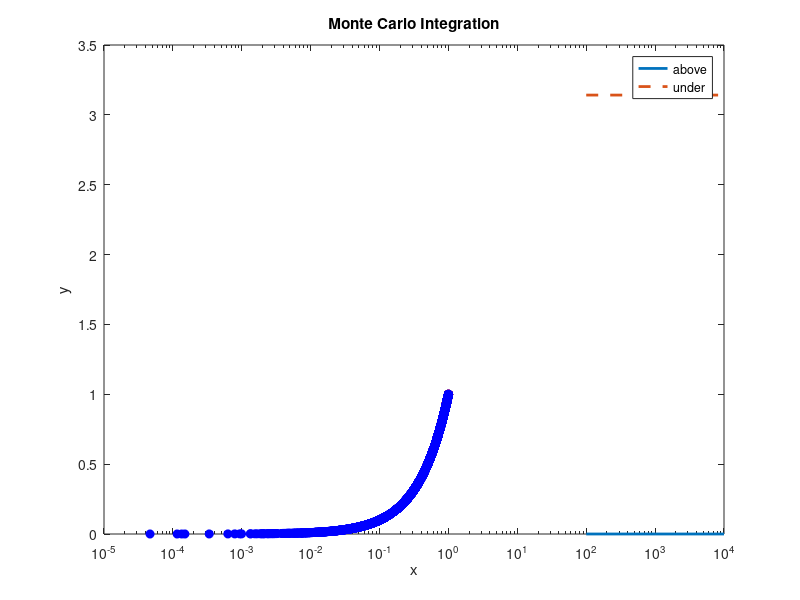

Source code (MATLAB): (Note: this script raises an error after producing the figure.)

clear,clc,close all,format compact
%% Question1
Ntrials = [100,1000,10000,10000];
PIs = zeros(length(Ntrials),1);
for i = 1:length(Ntrials)
    N = Ntrials(i);%No.of trials
    x = rand(N,1)*pi/2;
    y = rand(N,1)*1/2;
    p = mean(y<(0.5*sin(x)));
end

figure()
semilogx(Ntrials,PIs,'LineWidth',2)
hold on
plot(Ntrials,Ntrials*0+pi,'--','LineWidth',2)
xlabel('Trials')
title('\pi estimation by buffon needle simulation')

%% Question 2
% Equation to integrate over. Integral of this from a to b.
f = @(x) 1./(x+1);

% Parameters
N = 10000;  % number of points to generate randomly
a = 0;      % integral lower x limit - manual
b = 1;      % integral upper x limit - manual
M = max(f(linspace(a,b)));     % upper y bound
% Generate Dots
for i = 1:N
   
    % generate random pt
    x_val = rand(1);
    y_val = rand(1);
    
    % compare random against the curve
    fx = f(x_val);
    
    % logiccl statement
    if y_val < fx           % under the curve - blue
        under(i,1) = x_val;
        under(i,2) = y_val;
    else                    % above the curve - red
        above(i,1) = x_val;
        above(i,2) = y_val;
    end
end

% Filter out zeros
under2(:,1) = nonzeros(under(:,1));
under2(:,2) = nonzeros(under(:,2));
above2(:,1) = nonzeros(above(:,1));
above2(:,2) = nonzeros(above(:,2));

% Plotting
plot(above2(:,1),above2(:,1),'ro','MarkerFaceColor','r')
hold on
plot(under2(:,1),under2(:,1),'bo','MarkerFaceColor','b')
title('Monte Carlo Integration'), xlabel('x'), ylabel('y')
legend('above','under')

% Integral Calcs
MonteCarlo_Integral = length(under2) / N * (b-a);
MATLAB_Integral = integral(f,a,b);
PercentError = abs(MATLAB_Integral - MonteCarlo_Integral)/MATLAB_Integral * 100;

%% Question 3
% Real calculation
p =0.25;
X =4;
p_theory = (1-p)^(X-1);

% Simulation

N = 100000;
number = rand(N,X-1) <p;
count = sum(max(number,[],2));
p_sim = 1-count/N;
fprintf ('Calcluated P(X>=4) is %.4f, estimated P(x>=4) is %.4f\n', p_theory,p_sim )

%% Question 4

p_4 = 0.5;
realization_x=1;
realization_y=2;
pmf_z= p_4*(1-p_4)^(realization_x-1)+p_4*(1-p_4)^(realization_x);

pmf_real = (p_4^2)*(realization_y+realization_x-1)*(1-p_4)^(1-p_4)^(realization_y+realization_x-2);

%% Question 5
close all
r = normrnd(1,1,[1,500]);
histogram(r);
histfit(r);
mean_r = mean(r);





